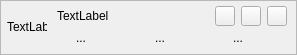
<?xml version='1.0' encoding='UTF-8'?>
<ui version="4.0">
 <class>CustomWidgetListItem</class>
 <widget class="QWidget" name="CustomWidgetListItem">
  <property name="geometry">
   <rect>
    <x>0</x>
    <y>0</y>
    <width>297</width>
    <height>55</height>
   </rect>
  </property>
  <property name="windowTitle">
   <string />
  </property>
  <layout class="QVBoxLayout" name="verticalLayout">
   <property name="spacing">
    <number>0</number>
   </property>
   <property name="leftMargin">
    <number>0</number>
   </property>
   <property name="topMargin">
    <number>0</number>
   </property>
   <property name="rightMargin">
    <number>0</number>
   </property>
   <property name="bottomMargin">
    <number>0</number>
   </property>
   <item>
    <widget class="QFrame" name="frame_main">
     <property name="minimumSize">
      <size>
       <width>0</width>
       <height>55</height>
      </size>
     </property>
     <property name="maximumSize">
      <size>
       <width>16777215</width>
       <height>55</height>
      </size>
     </property>
     <property name="frameShape">
      <enum>QFrame::StyledPanel</enum>
     </property>
     <property name="frameShadow">
      <enum>QFrame::Raised</enum>
     </property>
     <layout class="QHBoxLayout" name="horizontalLayout">
      <property name="spacing">
       <number>10</number>
      </property>
      <property name="leftMargin">
       <number>6</number>
      </property>
      <property name="topMargin">
       <number>5</number>
      </property>
      <property name="rightMargin">
       <number>6</number>
      </property>
      <property name="bottomMargin">
       <number>5</number>
      </property>
      <item>
       <widget class="QLabel" name="lbl_thumbnail">
        <property name="minimumSize">
         <size>
          <width>40</width>
          <height>40</height>
         </size>
        </property>
        <property name="maximumSize">
         <size>
          <width>40</width>
          <height>40</height>
         </size>
        </property>
        <property name="text">
         <string notr="true">TextLabel</string>
        </property>
       </widget>
      </item>
      <item>
       <widget class="QFrame" name="frame_data">
        <property name="frameShape">
         <enum>QFrame::NoFrame</enum>
        </property>
        <property name="frameShadow">
         <enum>QFrame::Raised</enum>
        </property>
        <layout class="QGridLayout" name="gridLayout" columnstretch="1,0">
         <property name="leftMargin">
          <number>0</number>
         </property>
         <property name="topMargin">
          <number>0</number>
         </property>
         <property name="rightMargin">
          <number>0</number>
         </property>
         <property name="bottomMargin">
          <number>0</number>
         </property>
         <property name="spacing">
          <number>0</number>
         </property>
         <item row="0" column="0">
          <widget class="QLabel" name="lbl_item_name">
           <property name="minimumSize">
            <size>
             <width>150</width>
             <height>20</height>
            </size>
           </property>
           <property name="maximumSize">
            <size>
             <width>16777215</width>
             <height>20</height>
            </size>
           </property>
           <property name="text">
            <string notr="true">TextLabel</string>
           </property>
          </widget>
         </item>
         <item row="2" column="0" colspan="2">
          <widget class="QFrame" name="frame_item_info">
           <property name="minimumSize">
            <size>
             <width>0</width>
             <height>25</height>
            </size>
           </property>
           <property name="maximumSize">
            <size>
             <width>16777215</width>
             <height>25</height>
            </size>
           </property>
           <property name="frameShape">
            <enum>QFrame::NoFrame</enum>
           </property>
           <property name="frameShadow">
            <enum>QFrame::Raised</enum>
           </property>
           <layout class="QGridLayout" name="gridLayout_2" columnstretch="0,1,0,1,0,1">
            <property name="leftMargin">
             <number>0</number>
            </property>
            <property name="topMargin">
             <number>0</number>
            </property>
            <property name="rightMargin">
             <number>0</number>
            </property>
            <property name="bottomMargin">
             <number>0</number>
            </property>
            <property name="horizontalSpacing">
             <number>3</number>
            </property>
            <property name="verticalSpacing">
             <number>0</number>
            </property>
            <item row="0" column="1">
             <widget class="QLabel" name="lbl_date_text">
              <property name="minimumSize">
               <size>
                <width>0</width>
                <height>20</height>
               </size>
              </property>
              <property name="maximumSize">
               <size>
                <width>16777215</width>
                <height>20</height>
               </size>
              </property>
              <property name="text">
               <string notr="true">...</string>
              </property>
             </widget>
            </item>
            <item row="0" column="3">
             <widget class="QLabel" name="lbl_angle_text">
              <property name="minimumSize">
               <size>
                <width>0</width>
                <height>20</height>
               </size>
              </property>
              <property name="maximumSize">
               <size>
                <width>16777215</width>
                <height>20</height>
               </size>
              </property>
              <property name="text">
               <string notr="true">...</string>
              </property>
             </widget>
            </item>
            <item row="0" column="2">
             <widget class="QLabel" name="lbl_angle_icon">
              <property name="minimumSize">
               <size>
                <width>16</width>
                <height>16</height>
               </size>
              </property>
              <property name="maximumSize">
               <size>
                <width>16</width>
                <height>16</height>
               </size>
              </property>
              <property name="text">
               <string />
              </property>
              <property name="pixmap">
               <pixmap resource="../resources.qrc">:/resources/icons/triangle.svg</pixmap>
              </property>
              <property name="scaledContents">
               <bool>true</bool>
              </property>
             </widget>
            </item>
            <item row="0" column="0">
             <widget class="QLabel" name="lbl_date_icon">
              <property name="minimumSize">
               <size>
                <width>16</width>
                <height>16</height>
               </size>
              </property>
              <property name="maximumSize">
               <size>
                <width>16</width>
                <height>16</height>
               </size>
              </property>
              <property name="text">
               <string />
              </property>
              <property name="pixmap">
               <pixmap resource="../resources.qrc">:/resources/icons/calendar.svg</pixmap>
              </property>
              <property name="scaledContents">
               <bool>true</bool>
              </property>
             </widget>
            </item>
            <item row="0" column="4">
             <widget class="QLabel" name="lbl_cloud_coverage_icon">
              <property name="minimumSize">
               <size>
                <width>16</width>
                <height>16</height>
               </size>
              </property>
              <property name="maximumSize">
               <size>
                <width>16</width>
                <height>16</height>
               </size>
              </property>
              <property name="text">
               <string />
              </property>
              <property name="pixmap">
               <pixmap resource="../resources.qrc">:/resources/icons/cloud.svg</pixmap>
              </property>
              <property name="scaledContents">
               <bool>true</bool>
              </property>
             </widget>
            </item>
            <item row="0" column="5">
             <widget class="QLabel" name="lbl_cloud_coverage_text">
              <property name="minimumSize">
               <size>
                <width>0</width>
                <height>20</height>
               </size>
              </property>
              <property name="maximumSize">
               <size>
                <width>16777215</width>
                <height>20</height>
               </size>
              </property>
              <property name="text">
               <string notr="true">...</string>
              </property>
             </widget>
            </item>
           </layout>
          </widget>
         </item>
         <item row="0" column="1">
          <widget class="QFrame" name="frame_buttons">
           <property name="frameShape">
            <enum>QFrame::NoFrame</enum>
           </property>
           <property name="frameShadow">
            <enum>QFrame::Raised</enum>
           </property>
           <layout class="QHBoxLayout" name="horizontalLayout_2">
            <property name="spacing">
             <number>6</number>
            </property>
            <property name="leftMargin">
             <number>0</number>
            </property>
            <property name="topMargin">
             <number>0</number>
            </property>
            <property name="rightMargin">
             <number>3</number>
            </property>
            <property name="bottomMargin">
             <number>0</number>
            </property>
            <item>
             <spacer name="horizontalSpacer">
              <property name="orientation">
               <enum>Qt::Horizontal</enum>
              </property>
              <property name="sizeHint" stdset="0">
               <size>
                <width>5</width>
                <height>20</height>
               </size>
              </property>
             </spacer>
            </item>
            <item>
             <widget class="QPushButton" name="btn_details">
              <property name="minimumSize">
               <size>
                <width>20</width>
                <height>20</height>
               </size>
              </property>
              <property name="maximumSize">
               <size>
                <width>20</width>
                <height>20</height>
               </size>
              </property>
              <property name="text">
               <string />
              </property>
              <property name="icon">
               <iconset resource="../resources.qrc">
                <normaloff>:/resources/icons/info.svg</normaloff>:/resources/icons/info.svg</iconset>
              </property>
              <property name="iconSize">
               <size>
                <width>16</width>
                <height>16</height>
               </size>
              </property>
              <property name="flat">
               <bool>false</bool>
              </property>
             </widget>
            </item>
            <item>
             <widget class="QPushButton" name="btn_view">
              <property name="minimumSize">
               <size>
                <width>20</width>
                <height>20</height>
               </size>
              </property>
              <property name="maximumSize">
               <size>
                <width>20</width>
                <height>20</height>
               </size>
              </property>
              <property name="text">
               <string />
              </property>
              <property name="icon">
               <iconset resource="../resources.qrc">
                <normaloff>:/resources/icons/view.svg</normaloff>:/resources/icons/view.svg</iconset>
              </property>
              <property name="iconSize">
               <size>
                <width>16</width>
                <height>16</height>
               </size>
              </property>
             </widget>
            </item>
            <item>
             <widget class="QPushButton" name="btn_download">
              <property name="minimumSize">
               <size>
                <width>20</width>
                <height>20</height>
               </size>
              </property>
              <property name="maximumSize">
               <size>
                <width>20</width>
                <height>20</height>
               </size>
              </property>
              <property name="text">
               <string />
              </property>
              <property name="icon">
               <iconset resource="../resources.qrc">
                <normaloff>:/resources/icons/download.svg</normaloff>:/resources/icons/download.svg</iconset>
              </property>
              <property name="iconSize">
               <size>
                <width>16</width>
                <height>16</height>
               </size>
              </property>
             </widget>
            </item>
           </layout>
          </widget>
         </item>
        </layout>
       </widget>
      </item>
     </layout>
    </widget>
   </item>
  </layout>
 </widget>
 <connections />
</ui>
